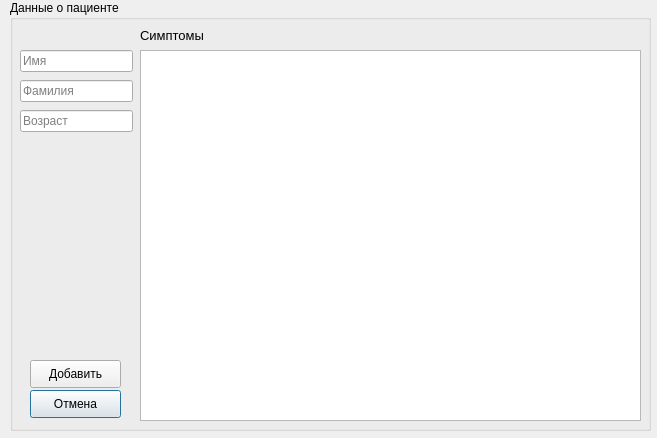
<?xml version="1.0" encoding="UTF-8"?>
<ui version="4.0">
 <class>PatientEditor</class>
 <widget class="QDialog" name="PatientEditor">
  <property name="geometry">
   <rect>
    <x>0</x>
    <y>0</y>
    <width>657</width>
    <height>438</height>
   </rect>
  </property>
  <property name="windowTitle">
   <string>Dialog</string>
  </property>
  <widget class="QGroupBox" name="groupBox">
   <property name="geometry">
    <rect>
     <x>10</x>
     <y>0</y>
     <width>641</width>
     <height>431</height>
    </rect>
   </property>
   <property name="title">
    <string>Данные о пациенте</string>
   </property>
   <widget class="QLineEdit" name="lineEdit_name">
    <property name="geometry">
     <rect>
      <x>10</x>
      <y>50</y>
      <width>113</width>
      <height>22</height>
     </rect>
    </property>
    <property name="placeholderText">
     <string>Имя</string>
    </property>
   </widget>
   <widget class="QLineEdit" name="lineEdit_surname">
    <property name="geometry">
     <rect>
      <x>10</x>
      <y>80</y>
      <width>113</width>
      <height>22</height>
     </rect>
    </property>
    <property name="placeholderText">
     <string>Фамилия</string>
    </property>
   </widget>
   <widget class="QLineEdit" name="lineEdit_age">
    <property name="geometry">
     <rect>
      <x>10</x>
      <y>110</y>
      <width>113</width>
      <height>22</height>
     </rect>
    </property>
    <property name="placeholderText">
     <string>Возраст</string>
    </property>
   </widget>
   <widget class="QLabel" name="label">
    <property name="geometry">
     <rect>
      <x>130</x>
      <y>25</y>
      <width>81</width>
      <height>21</height>
     </rect>
    </property>
    <property name="font">
     <font>
      <pointsize>10</pointsize>
     </font>
    </property>
    <property name="text">
     <string>Симптомы</string>
    </property>
   </widget>
   <widget class="QPushButton" name="pushButton_Add">
    <property name="geometry">
     <rect>
      <x>20</x>
      <y>360</y>
      <width>91</width>
      <height>28</height>
     </rect>
    </property>
    <property name="text">
     <string>Добавить</string>
    </property>
    <property name="default">
     <bool>false</bool>
    </property>
    <property name="flat">
     <bool>false</bool>
    </property>
   </widget>
   <widget class="QPushButton" name="pushButton_Cancel">
    <property name="geometry">
     <rect>
      <x>20</x>
      <y>390</y>
      <width>91</width>
      <height>28</height>
     </rect>
    </property>
    <property name="text">
     <string>Отмена</string>
    </property>
    <property name="default">
     <bool>true</bool>
    </property>
   </widget>
   <widget class="QListWidget" name="listWidget">
    <property name="geometry">
     <rect>
      <x>130</x>
      <y>50</y>
      <width>501</width>
      <height>371</height>
     </rect>
    </property>
   </widget>
  </widget>
 </widget>
 <resources/>
 <connections/>
</ui>
